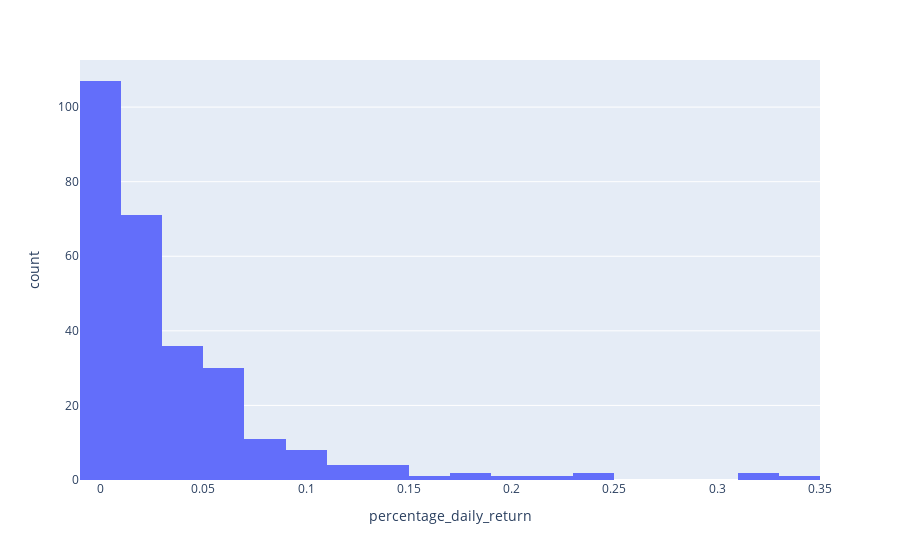

Notebook code for this chart:
### Code cell
# show perecentages of wrong predictions histogramm

dfwrongs.abs().sort_values("percentage_daily_return")
fig = px.histogram(dfwrongs.abs(), x="percentage_daily_return")
fig.show()

### Figure 1 — Plotly figure (JSON) as saved in the notebook; plotly's stock layout.template omitted (floating-point values rounded to 4 significant figures; data arrays with more than 128 entries replaced by an {"elided": "..."} marker saying what was removed)
{"data": [{"alignmentgroup": "True", "bingroup": "x", "hovertemplate": "percentage_daily_return=%{x}<br>count=%{y}<extra></extra>", "legendgroup": "", "marker": {"color": "#636efa"}, "name": "", "offsetgroup": "", "orientation": "v", "showlegend": false, "type": "histogram", "x": {"elided": "281 float values"}, "xaxis": "x", "yaxis": "y"}], "layout": {"barmode": "relative", "legend": {"tracegroupgap": 0}, "margin": {"t": 60}, "xaxis": {"anchor": "y", "domain": [0, 1], "title": {"text": "percentage_daily_return"}}, "yaxis": {"anchor": "x", "domain": [0, 1], "title": {"text": "count"}}}}
